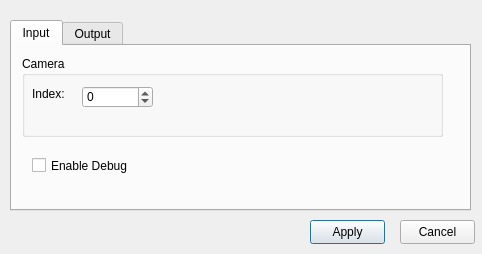
<?xml version="1.0" encoding="UTF-8"?>
<ui version="4.0">
 <class>setupClass</class>
 <widget class="QDialog" name="setupClass">
  <property name="windowModality">
   <enum>Qt::NonModal</enum>
  </property>
  <property name="geometry">
   <rect>
    <x>0</x>
    <y>0</y>
    <width>482</width>
    <height>254</height>
   </rect>
  </property>
  <property name="windowTitle">
   <string>sensbli Setup</string>
  </property>
  <property name="modal">
   <bool>true</bool>
  </property>
  <widget class="QTabWidget" name="setupTabs">
   <property name="geometry">
    <rect>
     <x>10</x>
     <y>20</y>
     <width>461</width>
     <height>191</height>
    </rect>
   </property>
   <property name="currentIndex">
    <number>0</number>
   </property>
   <widget class="QWidget" name="tab">
    <attribute name="title">
     <string>Input</string>
    </attribute>
    <widget class="QGroupBox" name="groupBox_2">
     <property name="geometry">
      <rect>
       <x>10</x>
       <y>10</y>
       <width>421</width>
       <height>81</height>
      </rect>
     </property>
     <property name="title">
      <string>Camera</string>
     </property>
     <widget class="QLabel" name="label_3">
      <property name="geometry">
       <rect>
        <x>10</x>
        <y>30</y>
        <width>51</width>
        <height>16</height>
       </rect>
      </property>
      <property name="text">
       <string>Index:</string>
      </property>
     </widget>
     <widget class="QSpinBox" name="camindex">
      <property name="geometry">
       <rect>
        <x>60</x>
        <y>30</y>
        <width>71</width>
        <height>22</height>
       </rect>
      </property>
      <property name="minimum">
       <number>-1</number>
      </property>
     </widget>
    </widget>
    <widget class="QCheckBox" name="dbgenable">
     <property name="geometry">
      <rect>
       <x>20</x>
       <y>110</y>
       <width>141</width>
       <height>19</height>
      </rect>
     </property>
     <property name="text">
      <string>Enable Debug</string>
     </property>
    </widget>
   </widget>
   <widget class="QWidget" name="tab_2">
    <attribute name="title">
     <string>Output</string>
    </attribute>
    <widget class="QGroupBox" name="groupBox">
     <property name="geometry">
      <rect>
       <x>10</x>
       <y>10</y>
       <width>431</width>
       <height>131</height>
      </rect>
     </property>
     <property name="title">
      <string>Message Server</string>
     </property>
     <widget class="QLabel" name="label">
      <property name="geometry">
       <rect>
        <x>10</x>
        <y>30</y>
        <width>61</width>
        <height>16</height>
       </rect>
      </property>
      <property name="text">
       <string>Address:</string>
      </property>
     </widget>
     <widget class="QLineEdit" name="serveraddress">
      <property name="geometry">
       <rect>
        <x>90</x>
        <y>30</y>
        <width>171</width>
        <height>20</height>
       </rect>
      </property>
     </widget>
     <widget class="QLabel" name="label_2">
      <property name="geometry">
       <rect>
        <x>10</x>
        <y>70</y>
        <width>61</width>
        <height>16</height>
       </rect>
      </property>
      <property name="text">
       <string>Port:</string>
      </property>
     </widget>
     <widget class="QSpinBox" name="serverport">
      <property name="geometry">
       <rect>
        <x>90</x>
        <y>70</y>
        <width>61</width>
        <height>22</height>
       </rect>
      </property>
      <property name="maximum">
       <number>65535</number>
      </property>
     </widget>
    </widget>
   </widget>
  </widget>
  <widget class="QPushButton" name="bnApply">
   <property name="geometry">
    <rect>
     <x>310</x>
     <y>220</y>
     <width>75</width>
     <height>24</height>
    </rect>
   </property>
   <property name="text">
    <string>Apply</string>
   </property>
  </widget>
  <widget class="QPushButton" name="bnCancel">
   <property name="geometry">
    <rect>
     <x>400</x>
     <y>220</y>
     <width>75</width>
     <height>24</height>
    </rect>
   </property>
   <property name="text">
    <string>Cancel</string>
   </property>
  </widget>
 </widget>
 <layoutdefault spacing="6" margin="11"/>
 <resources/>
 <connections/>
</ui>
